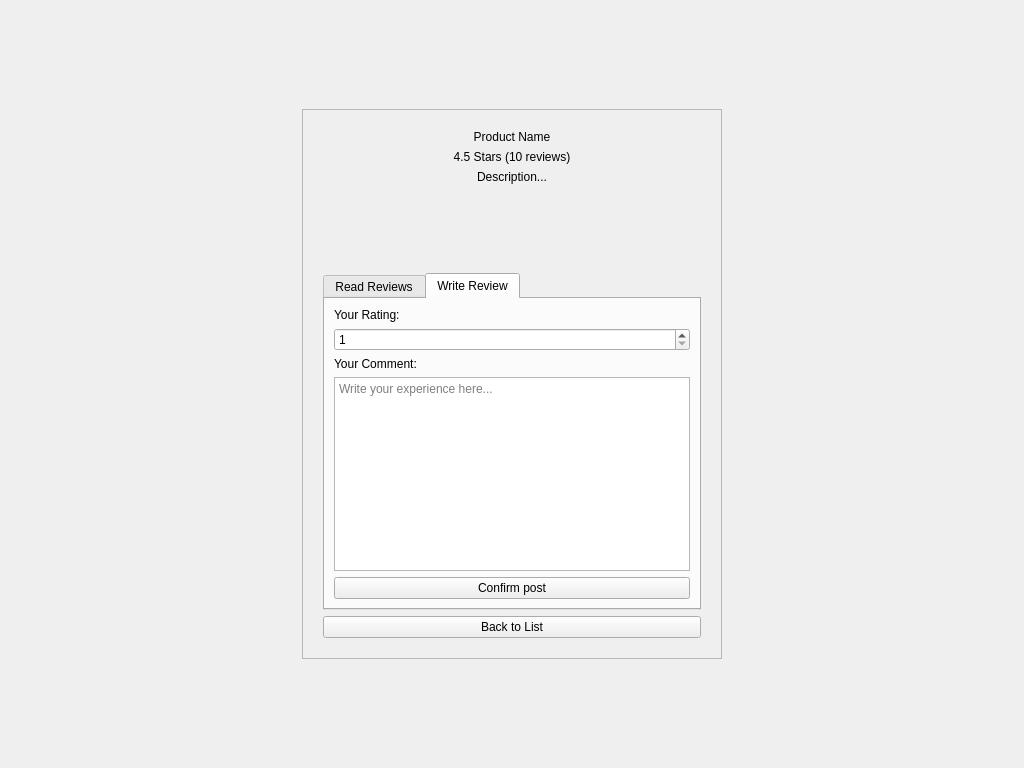
<?xml version="1.0" encoding="UTF-8"?>
<ui version="4.0">
 <class>ReviewsWidget</class>
 <widget class="QWidget" name="ReviewsWidget">
  <property name="geometry">
   <rect>
    <x>0</x>
    <y>0</y>
    <width>1024</width>
    <height>768</height>
   </rect>
  </property>
  <layout class="QVBoxLayout" name="verticalLayout_Main">
   <item>
    <widget class="QWidget" name="centerContainer" native="true">
     <layout class="QHBoxLayout" name="horizontalLayout_Center">
      <item>
       <spacer name="horizontalSpacer_L">
        <property name="orientation">
         <enum>Qt::Orientation::Horizontal</enum>
        </property>
        <property name="sizeHint" stdset="0">
         <size>
          <width>40</width>
          <height>20</height>
         </size>
        </property>
       </spacer>
      </item>
      <item>
       <widget class="QFrame" name="mainCard">
        <property name="minimumSize">
         <size>
          <width>420</width>
          <height>550</height>
         </size>
        </property>
        <property name="maximumSize">
         <size>
          <width>420</width>
          <height>550</height>
         </size>
        </property>
        <property name="frameShape">
         <enum>QFrame::Shape::StyledPanel</enum>
        </property>
        <layout class="QVBoxLayout" name="verticalLayout_Card">
         <property name="spacing">
          <number>0</number>
         </property>
         <property name="leftMargin">
          <number>0</number>
         </property>
         <property name="topMargin">
          <number>0</number>
         </property>
         <property name="rightMargin">
          <number>0</number>
         </property>
         <property name="bottomMargin">
          <number>0</number>
         </property>
         <item>
          <widget class="QStackedWidget" name="reviewStack">
           <property name="currentIndex">
            <number>1</number>
           </property>
           <widget class="QWidget" name="pageList">
            <layout class="QVBoxLayout" name="verticalLayout_List">
             <property name="leftMargin">
              <number>20</number>
             </property>
             <property name="topMargin">
              <number>20</number>
             </property>
             <property name="rightMargin">
              <number>20</number>
             </property>
             <property name="bottomMargin">
              <number>20</number>
             </property>
             <item>
              <widget class="QLabel" name="lblTitleList">
               <property name="text">
                <string>PRODUCT REVIEWS</string>
               </property>
               <property name="alignment">
                <set>Qt::AlignmentFlag::AlignCenter</set>
               </property>
              </widget>
             </item>
             <item>
              <widget class="QLineEdit" name="txtSearch">
               <property name="placeholderText">
                <string>Search product...</string>
               </property>
              </widget>
             </item>
             <item>
              <layout class="QHBoxLayout" name="horizontalLayout_Filter">
               <item>
                <widget class="QComboBox" name="cboCategory"/>
               </item>
               <item>
                <widget class="QComboBox" name="cboSort"/>
               </item>
              </layout>
             </item>
             <item>
              <widget class="QPushButton" name="btnFilter">
               <property name="text">
                <string>Filter</string>
               </property>
              </widget>
             </item>
             <item>
              <widget class="QTableWidget" name="tblProducts">
               <property name="selectionBehavior">
                <enum>QAbstractItemView::SelectionBehavior::SelectRows</enum>
               </property>
               <property name="columnCount">
                <number>2</number>
               </property>
               <column/>
               <column/>
              </widget>
             </item>
             <item>
              <widget class="QLabel" name="lblHint">
               <property name="text">
                <string>* Double click to view/add reviews</string>
               </property>
               <property name="alignment">
                <set>Qt::AlignmentFlag::AlignCenter</set>
               </property>
              </widget>
             </item>
             <item>
              <widget class="QPushButton" name="btnBackMenu">
               <property name="text">
                <string>Back to Menu</string>
               </property>
              </widget>
             </item>
            </layout>
           </widget>
           <widget class="QWidget" name="pageDetail">
            <layout class="QVBoxLayout" name="verticalLayout_Detail">
             <property name="leftMargin">
              <number>20</number>
             </property>
             <property name="topMargin">
              <number>20</number>
             </property>
             <property name="rightMargin">
              <number>20</number>
             </property>
             <property name="bottomMargin">
              <number>20</number>
             </property>
             <item>
              <widget class="QLabel" name="lblProdName">
               <property name="text">
                <string>Product Name</string>
               </property>
               <property name="alignment">
                <set>Qt::AlignmentFlag::AlignCenter</set>
               </property>
               <property name="wordWrap">
                <bool>true</bool>
               </property>
              </widget>
             </item>
             <item>
              <widget class="QLabel" name="lblRatingInfo">
               <property name="text">
                <string>4.5 Stars (10 reviews)</string>
               </property>
               <property name="alignment">
                <set>Qt::AlignmentFlag::AlignCenter</set>
               </property>
              </widget>
             </item>
             <item>
              <widget class="QLabel" name="lblProdDesc">
               <property name="text">
                <string>Description...</string>
               </property>
               <property name="alignment">
                <set>Qt::AlignmentFlag::AlignCenter</set>
               </property>
               <property name="wordWrap">
                <bool>true</bool>
               </property>
              </widget>
             </item>
             <item>
              <spacer name="vSpacer">
               <property name="orientation">
                <enum>Qt::Orientation::Vertical</enum>
               </property>
               <property name="sizeHint" stdset="0">
                <size>
                 <width>20</width>
                 <height>10</height>
                </size>
               </property>
              </spacer>
             </item>
             <item>
              <widget class="QTabWidget" name="tabReviews">
               <property name="currentIndex">
                <number>1</number>
               </property>
               <widget class="QWidget" name="tabRead">
                <attribute name="title">
                 <string>Read Reviews</string>
                </attribute>
                <layout class="QVBoxLayout" name="verticalLayout_Read">
                 <item>
                  <widget class="QScrollArea" name="scrollReviews">
                   <property name="widgetResizable">
                    <bool>true</bool>
                   </property>
                   <widget class="QWidget" name="scrollContent">
                    <property name="geometry">
                     <rect>
                      <x>0</x>
                      <y>0</y>
                      <width>360</width>
                      <height>270</height>
                     </rect>
                    </property>
                    <layout class="QVBoxLayout" name="verticalLayout_Scroll">
                     <property name="spacing">
                      <number>10</number>
                     </property>
                    </layout>
                   </widget>
                  </widget>
                 </item>
                </layout>
               </widget>
               <widget class="QWidget" name="tabWrite">
                <attribute name="title">
                 <string>Write Review</string>
                </attribute>
                <layout class="QVBoxLayout" name="verticalLayout_Write">
                 <item>
                  <widget class="QLabel" name="lblRateTitle">
                   <property name="text">
                    <string>Your Rating:</string>
                   </property>
                  </widget>
                 </item>
                 <item>
                  <widget class="QSpinBox" name="spinRating">
                   <property name="minimum">
                    <number>1</number>
                   </property>
                   <property name="maximum">
                    <number>5</number>
                   </property>
                  </widget>
                 </item>
                 <item>
                  <widget class="QLabel" name="lblCommentTitle">
                   <property name="text">
                    <string>Your Comment:</string>
                   </property>
                  </widget>
                 </item>
                 <item>
                  <widget class="QTextEdit" name="txtComment">
                   <property name="placeholderText">
                    <string>Write your experience here...</string>
                   </property>
                  </widget>
                 </item>
                 <item>
                  <widget class="QPushButton" name="btnConfirmReview">
                   <property name="text">
                    <string>Confirm post</string>
                   </property>
                  </widget>
                 </item>
                </layout>
               </widget>
              </widget>
             </item>
             <item>
              <widget class="QPushButton" name="btnBackList">
               <property name="text">
                <string>Back to List</string>
               </property>
              </widget>
             </item>
            </layout>
           </widget>
          </widget>
         </item>
        </layout>
       </widget>
      </item>
      <item>
       <spacer name="horizontalSpacer_R">
        <property name="orientation">
         <enum>Qt::Orientation::Horizontal</enum>
        </property>
        <property name="sizeHint" stdset="0">
         <size>
          <width>40</width>
          <height>20</height>
         </size>
        </property>
       </spacer>
      </item>
     </layout>
    </widget>
   </item>
  </layout>
 </widget>
 <resources/>
 <connections/>
</ui>
